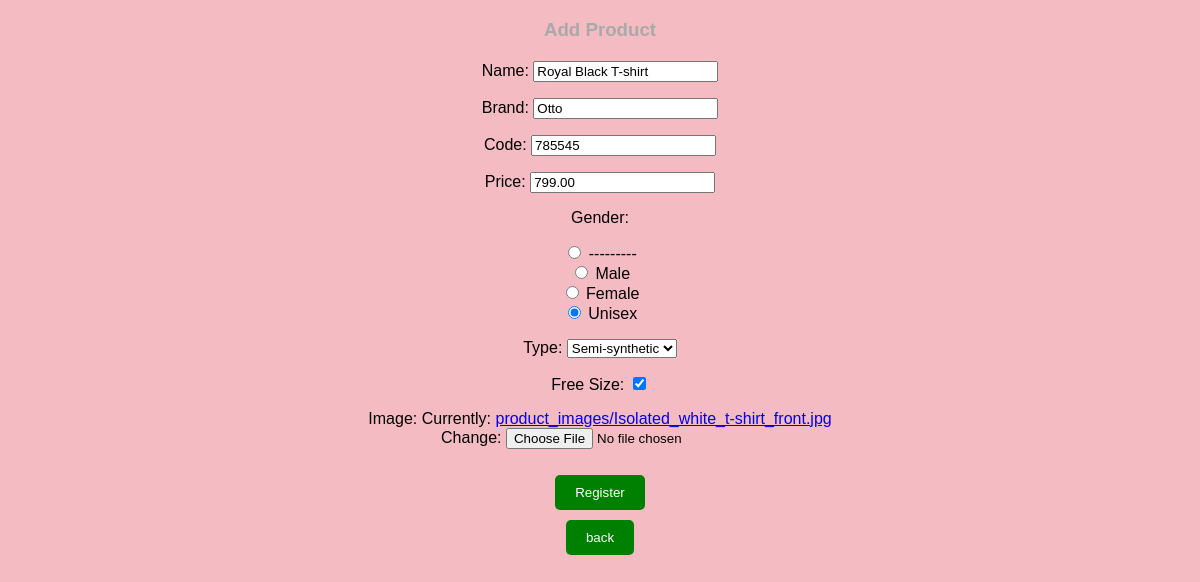
Screenshot of /Update/8 (signed in) with the database file from the repository.
### customerapp/models.py (models this page shows)
class Products(models.Model):
    biology=[
        ('M', 'Male'),
        ('F', 'Female'),
        ('U', 'Unisex'),
    ]
    types=[
        ('Natural', 'Natural'),
        ('Synthetic', 'Synthetic'),
        ('Semi-Synthetic', 'Semi-synthetic')
    ]
    Product_Name=models.CharField(max_length=50, blank=False)
    Brand=models.CharField(max_length=20)
    Product_Code=models.IntegerField(blank=False)
    Price=models.DecimalField(max_digits=10, decimal_places=2)
    Gender=models.CharField(choices=biology, max_length=8, blank=False)
    Fabric_Type=models.CharField(choices=types, max_length=25)
    Free_Size=models.BooleanField(default=False)
    Image=models.ImageField(upload_to="product_images/", null=True)

### customerapp/views.py (the view)
# urls.py: path('Update/<int:id>',views.update, name= "updateurl"),
@login_required
def update(request,id):
    mydata=Products.objects.get(id=id)
    form_template=ProductsForm(instance=mydata)
    if request.method == "POST":
        mydata=ProductsForm(request.POST, request.FILES, instance=mydata)
        if mydata.is_valid:
            mydata.save()
            return redirect("catlogurl")
    return render(request, 'product.html', {'data':form_template})

### customerapp/forms.py
class ProductsForm(forms.ModelForm):
    class Meta:
        model=Products
        fields='__all__'
        widgets={
            'Gender': forms.RadioSelect,
        }
        labels = {
            'Product_Name': 'Name',
            'Product_Code': 'Code',
            'Fabric_Type': 'Type',
        }

### templates/product.html (shortened to what this page needs)
<!DOCTYPE html>
<html lang="en">
<head>
    {% load static%}
    <link rel="stylesheet" href="{% static 'css/product.css'%}">
</head>
<body>
    {% block content %}
    <center>
        <h3> Add Product</h3>
        <form method="post" action="" enctype="multipart/form-data">
            {{ data.as_p }}
            <input type="submit" value="Register">
        </form>
        <form action="/CatalogTable">
            <input type="submit" Value="back">
        </form>
    </center>
    {% endblock %}
</body>
</html>

### static/css/product.css (style rules this page uses)
body { font-family: Arial, sans-serif; background-color: rgb(244, 187, 195); margin: 0; padding: 0; }
h3 { color: darkgray; margin-bottom: 20px; }
input[type="submit"] { background-color:green; color: white; border: none; padding: 10px 20px; border-radius: 5px; cursor: pointer; margin-top: 10px; transition: background-color 0.3s; }

### rows the page displays
Products: Product_Name "Royal Black T-shirt", Brand "Otto", Product_Code "785545", Price "799.00", Gender "☐ --------- ☐ Male ☐ Female ☑ Unisex", Fabric_Type "Semi-synthetic", Free_Size "☑"
